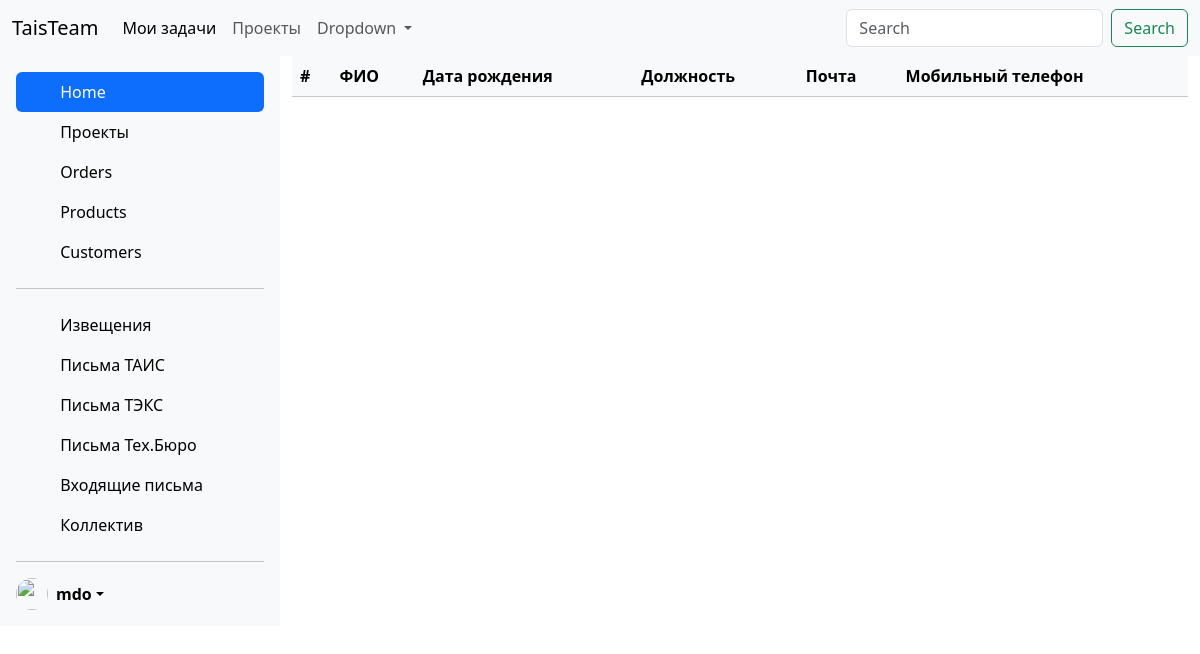
The page /team/ on the database as committed earlier.
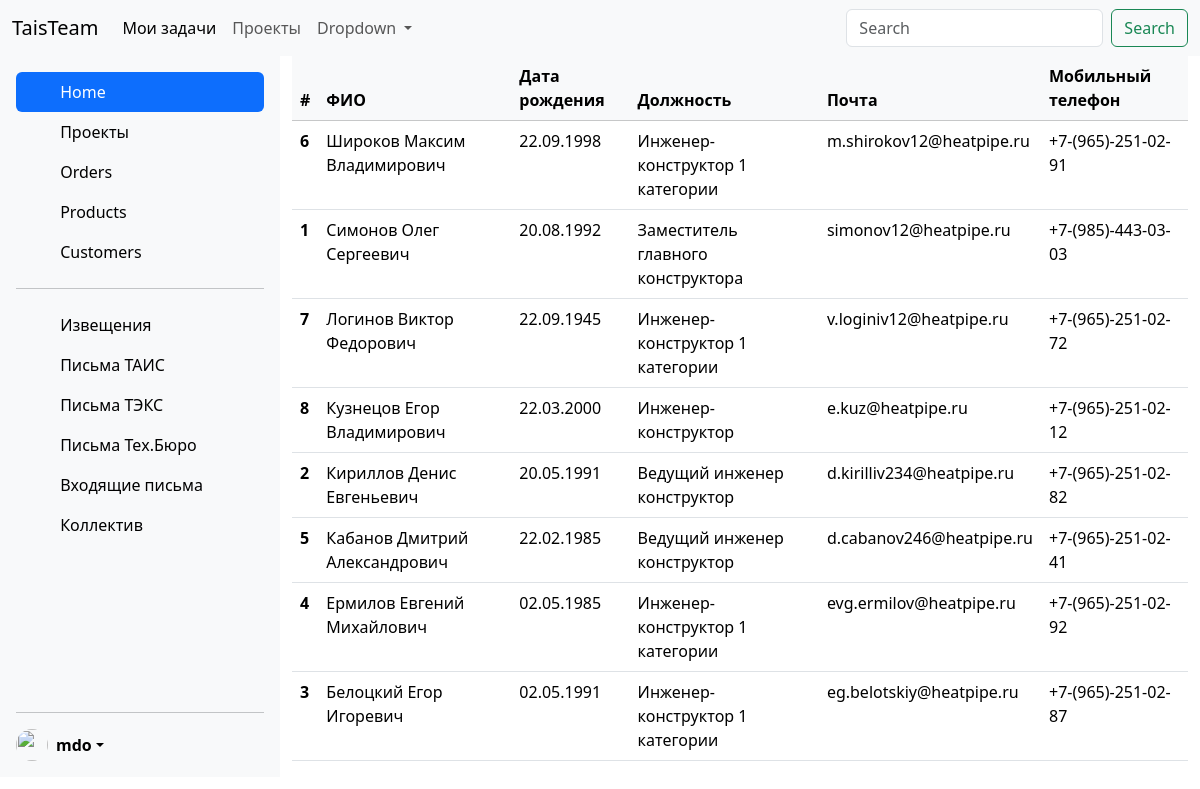
The same page on the database as committed later.
### projects/models.py (models this page shows, shortened)
class Team(models.Model):
    name = models.CharField(max_length=10)
    surname = models.CharField(max_length=100)
    lastname = models.CharField(max_length=255)
    date_of_birth = models.DateField()
    job = models.CharField(max_length=100)
    email = models.EmailField(max_length=50)
    mobile_number = models.CharField(max_length=11)
    class Meta:
        ordering = ['-surname']
    def mobile_str(self):
        return f'+7-({self.mobile_number[1:4]})-{self.mobile_number[4:7]}-{self.mobile_number[7:9]}-{self.mobile_number[9:11]}'

### projects/views.py (the view)
# urls.py: path('team/', views.TeamView.as_view(), name='team'),
class TeamView(ListView):
    model = Team
    template_name = 'projects/team.html'
    context_object_name = 'posts'

### projects/templates/projects/team.html
{% extends 'base2.html' %}
{% block content %}
  <table class="table table-hover">
  <thead class="table-light">
    <tr>
      <th scope="col">#</th>
      <th scope="col">ФИО</th>
      <th scope="col">Дата рождения</th>
      <th scope="col">Должность</th>
      <th scope="col">Почта</th>
      <th scope="col">Мобильный телефон</th>
    </tr>
  </thead>
    <tbody>
    {% for p in posts %}
    <tr>
      <th scope="col">{{ p.id }}</th>
      <td>{{ p.surname }} {{ p.name }} {{ p.lastname }}</td>
      <td>{{ p.date_of_birth|date:"d.m.Y"  }}</td>
      <td>{{ p.job }}</td>
      <td>{{ p.email }}</td>
      <td>{{ p.mobile_str }}</td>
    </tr>
    {% endfor %}
  </tbody>
</table>
{% endblock %}

Rows that differ between the two databases and show on the page:
added Team: id "6", surname "Широков", name "Максим", lastname "Владимирович", date_of_birth "22.09.1998", job "Инженер-конструктор 1 категории", email "m.shirokov12@heatpipe.ru", mobile_str "+7-(965)-251-02-91"
added Team: id "1", surname "Симонов", name "Олег", lastname "Сергеевич", date_of_birth "20.08.1992", job "Заместитель главного конструктора", email "simonov12@heatpipe.ru", mobile_str "+7-(985)-443-03-03"
added Team: id "7", surname "Логинов", name "Виктор", lastname "Федорович", date_of_birth "22.09.1945", job "Инженер-конструктор 1 категории", email "v.loginiv12@heatpipe.ru", mobile_str "+7-(965)-251-02-72"
added Team: id "8", surname "Кузнецов", name "Егор", lastname "Владимирович", date_of_birth "22.03.2000", job "Инженер-конструктор", email "e.kuz@heatpipe.ru", mobile_str "+7-(965)-251-02-12"
added Team: id "2", surname "Кириллов", name "Денис", lastname "Евгеньевич", date_of_birth "20.05.1991", job "Ведущий инженер конструктор", email "d.kirilliv234@heatpipe.ru", mobile_str "+7-(965)-251-02-82"
added Team: id "5", surname "Кабанов", name "Дмитрий", lastname "Александрович", date_of_birth "22.02.1985", job "Ведущий инженер конструктор", email "d.cabanov246@heatpipe.ru", mobile_str "+7-(965)-251-02-41"
added Team: id "4", surname "Ермилов", name "Евгений", lastname "Михайлович", date_of_birth "02.05.1985", job "Инженер-конструктор 1 категории", email "evg.ermilov@heatpipe.ru", mobile_str "+7-(965)-251-02-92"
added Team: id "3", surname "Белоцкий", name "Егор", lastname "Игоревич", date_of_birth "02.05.1991", job "Инженер-конструктор 1 категории", email "eg.belotskiy@heatpipe.ru", mobile_str "+7-(965)-251-02-87"
